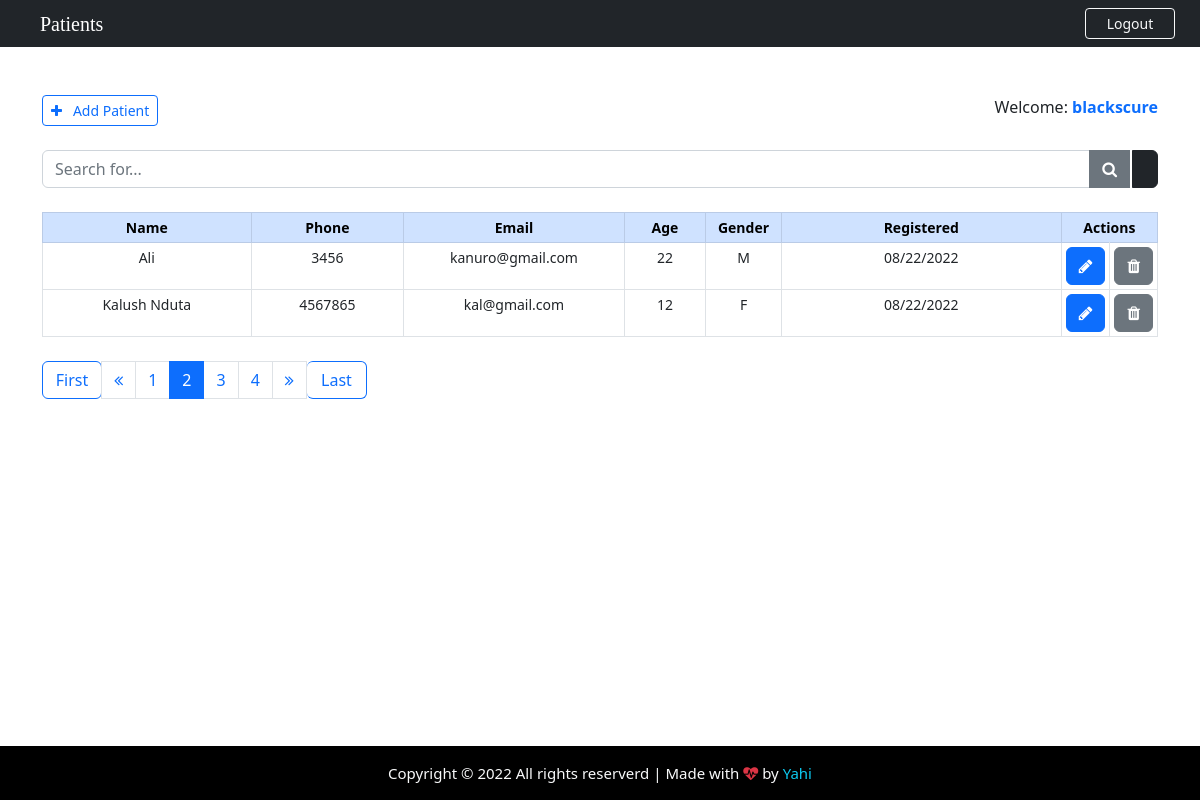
The app's page /backend/?page=2 (signed in) with its own data.
### App/models.py (models this page shows, shortened)
class Patient(models.Model):
    GENDER = (
        ('M', 'M'),
        ('F', 'F'),
    )
    id = models.IntegerField(primary_key=True)
    name = models.CharField(max_length=40)
    phone = models.CharField(max_length=40)
    email = models.CharField(max_length=40)
    age = models.CharField(max_length=40)
    gender = models.CharField(max_length=1, null=True, choices=GENDER)
    note = models.TextField()
    create_at = models.DateField(auto_now_add=True)

### App/views.py (the view)
# urls.py: path('backend/',   views.backend, name="backend"),
@cache_control(no_cache=True, must_revalidade=True, no_store=True)
@login_required(login_url="login")
def backend(request):
    if 'q' in request.GET:
        q = request.GET['q']
        all_patient_list = Patient.objects.filter (
             Q(name__icontains=q )| Q(phone__icontains=q) | Q(email__icontains=q) | Q(age__icontains=q) | Q(gender__icontains=q) | Q(note__icontains=q)
         ).order_by('-create_at')
    else:
        all_patient_list = Patient.objects.all().order_by('-create_at')
    paginator = Paginator(all_patient_list, 2)
    page = request.GET.get('page')
    all_patient = paginator.get_page(page)
    return render(request, "backend.html", {"patients":all_patient})

### App/templates/backend.html (shortened to what this page needs)
{% extends 'base.html' %}
{% block nav-content %}
<i class="fa fa-hospital-user">&nbsp;&nbsp; Patients</i>
{% endblock nav-content %}
{% block btn-nav %}
<a href="{% url 'logout' %}" class="btn btn-outline-danger btn-sm border-light text-light" id="btn-nav">Logout</a>
{% endblock btn-nav %}
{% block content %}
<div class="container">
    <br><br>
    <div class="d-flex justify-content-between">
        <a href="{% url 'add_patient' %}" class="btn btn-outline-primary btn-sm"><i class="fa fa-plus"></i>&nbsp;&nbsp; Add Patient</a>
        <span>
            Welcome: <strong><span class="text-primary">{{ user.get_username }}</span></strong>
        </span>
    </div>
    <form>
        <div class="input-group input-sm mb-3 mt-4">
            <input name="q" type="text" class="form-control" placeholder="Search for..." value="{{ request.GET.q }}">
            <button class="btn btn-secondary"><i class="fa fa-search"></i></button>
            <a href="{% url 'backend' %} " class="btn btn-dark" style="margin-left: 2px;"></a>
        </div>
    </form>
    <center>
        <table class="table table-bordered table-sm mt-4" style="text-align: center; font-size: 14px;">
            <thead class="table-primary">
                <tr>
                    <th style="width: 21%;">Name</th>
                    <th style="width: 15%;">Phone</th>
                    <th style="width: 21%;">Email</th>
                    <th style="width: 8%;">Age</th>
                    <th style="width: 7%;">Gender</th>
                    <th style="width: 81%;">Registered</th>
                    <th style="width: 10%;" colspan="2">Actions</th>
                </tr>
            </thead>
            {% for patient in patients %}
            <tr>
                <td>{{ patient.name }}</td>
                <td>{{ patient.phone }}</td>
                <td>{{ patient.email }}</td>
                <td>{{ patient.age }}</td>
                <td>{{ patient.gender }}</td>
                <td>{{ patient.create_at | date:'m/d/Y' }}</td>
                <td>
                    <a class="btn btn-primary" href="/patient/{{ patient.id }}" title="Edit patient">
                        <i class="fa fa-pencil"></i>
                    </a>
                </td>
                <td>
                    <a class="btn btn-secondary" href="/delete_patient/{{ patient.id }}" title="Delete patient">
                        <i class="fa fa-trash"></i>
                    </a>
                </td>
            </tr>
            {% endfor %}
        </table>
    </center>
    <nav class="mt-4">
        {% if patients.has_other_pages %}
        <ul class="pagination justify-content-left">
            {% if patients.has_previous %}
            <a href="?page=1" class="btn btn-outline-primary mb-4" style="width: 60px; border-radius: 1px solid #d3d3d3;">First</a>
            <li class="page-item"><a class="page-link" href="?page={{ patients.previous_page_number }}"><i class="fa fa-angle-double-left"></i></a></li>
            {% else %}
            <li class="page-item disabled"></li>
            {% endif %}
            {% for i in patients.paginator.page_range %}
                {% if patients.number == i %}
                <li class="page-item active"><span class="page-link">{{ i }}</span></li>
                {% else %}
                <li class="page-item"><a class="page-link" href="?page={{ i }}">{{ i }}</a></li>
                {% endif %}
            {% endfor %}
            {% if patients.has_next %}
            <li class="page-item"><a class="page-link" href="?page={{ patients.next_page_number }}"><i class="fa fa-angle-double-right"></i></a></li>
            <a href="?page={{ patients.paginator.nun_pages }}" class="btn btn-outline-primary mb-4" style="width: 60px; border-radius: 1px solid #d3d3d3; border-left: none;">Last</a>
            {% else %}
            <li class="page-item disabled"></li>
            {% endif %}
        </ul>
        {% endif %}
    </nav>
</div>
{% endblock content %}

### App/static/css/style.css (style rules this page uses)
html, body { height: 100%; margin: 0; max-width: 100%; overflow: hidden; }
#btn-nav { width: 90px; float: right; margin-right: 25px; }

### records on screen
Patient: name "Ali", phone "3456", email "kanuro@gmail.com", age "22", gender "M", create_at "08/22/2022"
Patient: name "Kalush Nduta", phone "4567865", email "kal@gmail.com", age "12", gender "F", create_at "08/22/2022"

### other values on screen
{{ user.get_username }} "blackscure"
{{ i }} "1" "3" "4"
{{ i }} "2"
